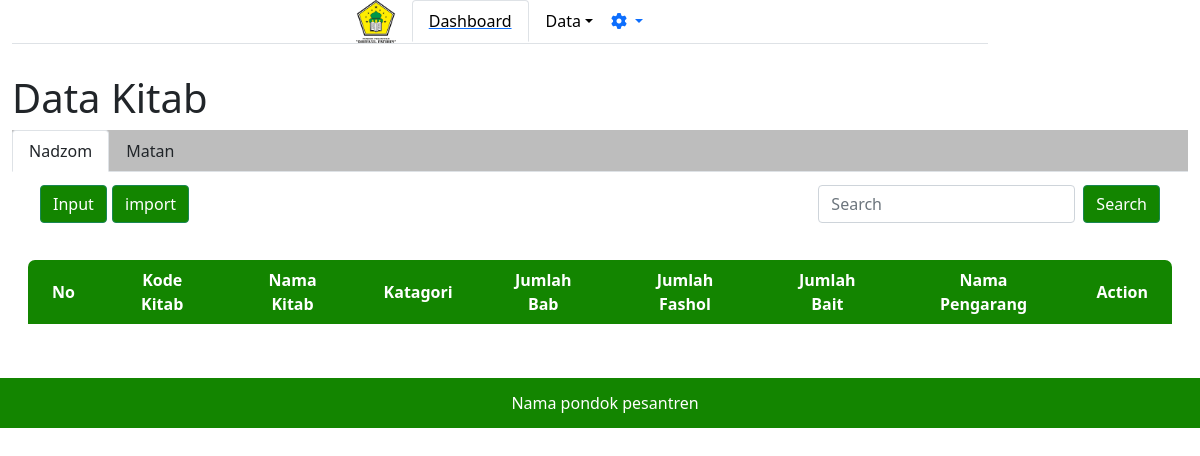
The app's page /adminpondok/datakitab/, older data.
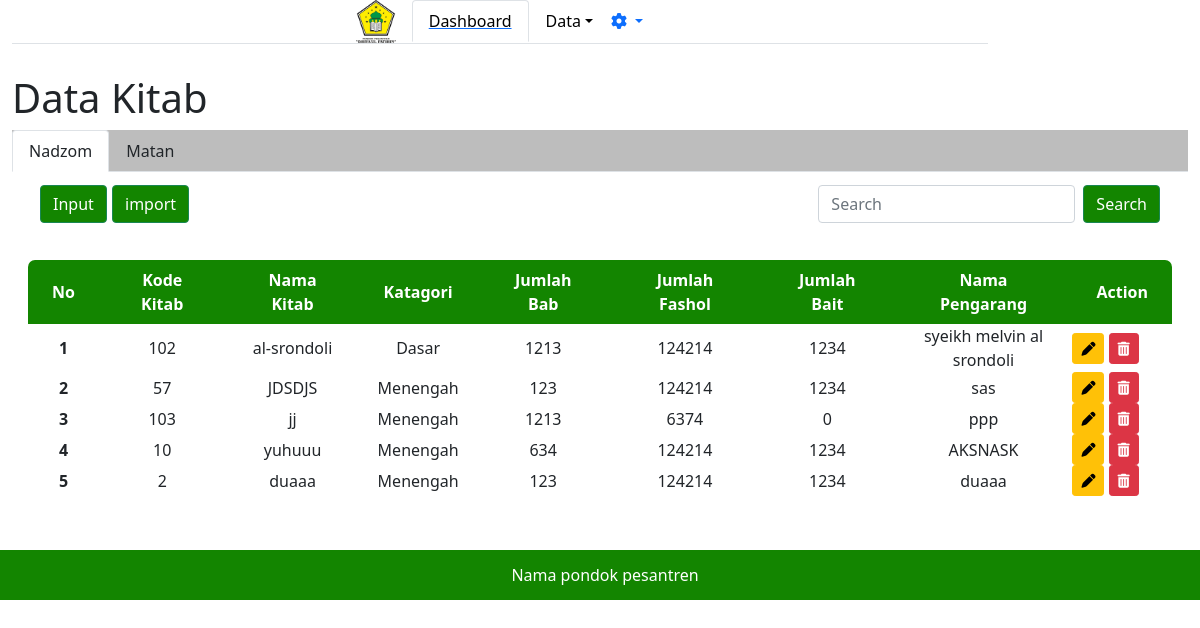
The same page, newer data.
### adminpondok/models.py (models this page shows)
class Nadzom(models.Model):
    kategori_kitab = [
        ('Dasar', 'Dasar'),
        ('Menengah', 'Menengah'),
        ('Atas', 'Atas'),
    ]
    kode_kitab = models.IntegerField(default=0, unique=True, null=True)
    nama_kitab = models.CharField(max_length=30, unique=True, null=True)
    kategori_kitab = models.CharField(
        max_length=9, choices=kategori_kitab, default='', null=True)
    jumlah_bab = models.IntegerField(default=0)
    jumlah_fashol = models.IntegerField(default=0, null=True)
    jumlah_bait = models.IntegerField(default=0, blank=True, null=True)
    nama_pengarang = models.CharField(max_length=30, null=True)

### adminpondok/views.py (the view, shortened to what this page needs)
# urls.py: path('datakitab/', views.nadzom),
def nadzom(req):
    kitab = models.Nadzom.objects.all()
    return render(req, 'adminpondok/datakitab.html', {
        'data': kitab,
    })

### adminpondok/templates/adminpondok/datakitab.html (shortened to what the changed rows need)
{% extends "adminpondok/base.html" %}
{% block content %}
<h1>Data Kitab</h1>
<div class="tab-content" id="nav-tabContent">
    <div class="tab-pane fade show active" id="nav-home" role="tabpanel" aria-labelledby="nav-home-tab">
        <div class="card-body">
            <div class="min-h-screen bg-white py-2">
                <div class="container-fluid">
                    <div class=" row d-flex">
                        <table class="bg-white divide-y divide-gray-300' style=" border: green;">
                            <thead class="" style="background-color: #138500; color: #FFFFFF;">
                                <tr>
                                    <th class="font-semibold text-sm uppercase px-4 py-2 text-center"> No </th>
                                    <th class="font-semibold text-sm uppercase px-4 py-2 text-center"> Kode Kitab
                                    </th>
                                    <th class="font-semibold text-sm uppercase px-4 py-2 text-center"> Nama Kitab
                                    </th>
                                    <th class="font-semibold text-sm uppercase px-4 py-2 text-center"> Katagori
                                    </th>
                                    <th class="font-semibold text-sm uppercase px-4 py-2 text-center"> Jumlah Bab
                                    </th>
                                    <th class="font-semibold text-sm uppercase px-4 py-2 text-center"> Jumlah Fashol
                                    </th>
                                    <th class="font-semibold text-sm uppercase px-4 py-2 text-center"> Jumlah Bait
                                    </th>
                                    <th class="font-semibold text-sm uppercase px-4 py-2 text-center"> Nama
                                        Pengarang
                                    </th>
                                    <th class="font-semibold text-sm uppercase px-4 py-2 text-center">Action</th>
                                </tr>
                            </thead>
                            {% for d in data %}
                            <tbody class="divide-y divide-gray-200">
                                <tr>
                                    <th scope="row" class="text-center">{{ forloop.counter }}</th>
                                    <td class="text-center">{{d.kode_kitab}}</td>
                                    <td class="text-center">{{d.nama_kitab}}</td>
                                    <td class="text-center">{{d.kategori_kitab}}</td>
                                    <td class="text-center">{{d.jumlah_bab}}</td>
                                    <td class="text-center">{{d.jumlah_fashol}}</td>
                                    <td class="text-center">{{d.jumlah_bait}}</td>
                                    <td class="text-center">{{d.nama_pengarang}}</td>
                                    <td>
                                        <a class="btn btn-sm btn-warning" data-bs-toggle="modal"
                                            data-bs-target="#modaleditkitab" href="datasantri/{{d.id}}/update"><i
                                                class="fas fa-pen"></i></a>
                                        <a class="btn btn-sm btn-danger" href="{{d.id}}/delete"><i
                                                class="fas fa-trash-alt"></i></a>
                                    </td>
                                </tr>
                            </tbody>
                            {% endfor %}
                        </table>
                    </div>
                </div>
            </div>
        </div>
    </div>
</div>
{% endblock %}

Row changes from the older to the newer data that the page shows:
added Nadzom: kode_kitab "102", nama_kitab "al-srondoli", kategori_kitab "Dasar", jumlah_bab "1213", jumlah_fashol "124214", jumlah_bait "1234", nama_pengarang "syeikh melvin al srondoli"
added Nadzom: kode_kitab "57", nama_kitab "JDSDJS", kategori_kitab "Menengah", jumlah_bab "123", jumlah_fashol "124214", jumlah_bait "1234", nama_pengarang "sas"
added Nadzom: kode_kitab "103", nama_kitab "jj", kategori_kitab "Menengah", jumlah_bab "1213", jumlah_fashol "6374", jumlah_bait "0", nama_pengarang "ppp"
added Nadzom: kode_kitab "10", nama_kitab "yuhuuu", kategori_kitab "Menengah", jumlah_bab "634", jumlah_fashol "124214", jumlah_bait "1234", nama_pengarang "AKSNASK"
added Nadzom: kode_kitab "2", nama_kitab "duaaa", kategori_kitab "Menengah", jumlah_bab "123", jumlah_fashol "124214", jumlah_bait "1234", nama_pengarang "duaaa"
